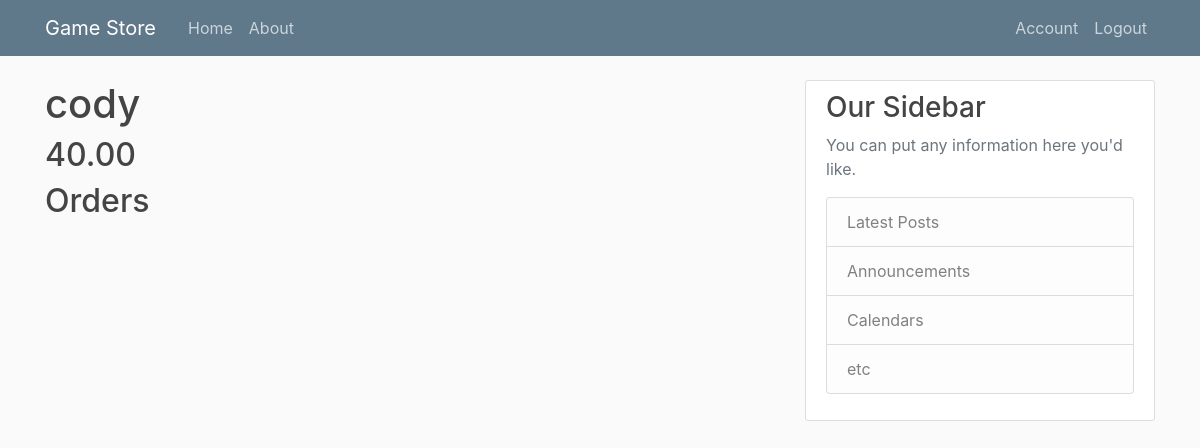
The app's page /account (signed in), older data.
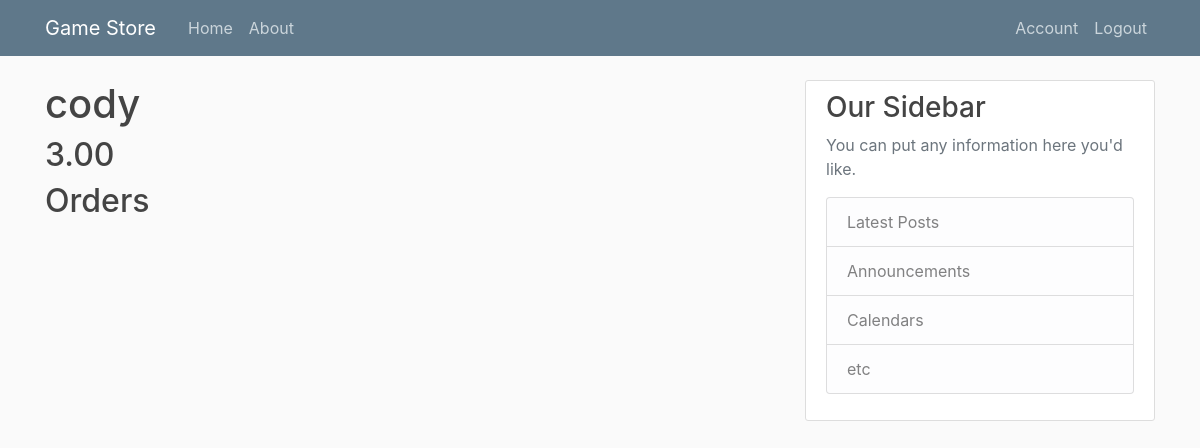
The same page, newer data.
### game_store/models.py (models this page shows, shortened)
class Customer(db.Model, UserMixin):
    id = db.Column(db.Integer, primary_key=True)
    username = db.Column(db.String(20), unique=True, nullable=False)
    email = db.Column(db.String(120), unique=True, nullable=False)
    password = db.Column(db.String(60), nullable=False)
    balance = db.Column(db.Numeric(4, 2))
    orders = db.relationship("Purchase", cascade="all, delete-orphan")
    returns = db.relationship("Return", cascade="all, delete-orphan")
    __table_args__ = (
        CheckConstraint(balance >= 0, name='check_bar_positive'),
        {})

### game_store/routes.py (the view)
@app.route("/account")
@login_required
def account():
    the_purchases = db.session.query(Purchase, Odetails).filter(Purchase.id == Odetails.purchase_id)
    orders = Purchase.query.all()
    return render_template('account.html', orders=orders
                           )

### game_store/models.py (called while the page is built)
@login_manager.user_loader
def load_user(user_id):
    return Customer.query.get(int(user_id))

### game_store/templates/account.html (shortened to what this page needs)
{% extends "layout.html" %}
{% block content %}
<h1>{{ current_user.username }}</h1>
<h2>{{ current_user.balance }}</h2>
<h2>Orders</h2>
{% endblock content %}

### game_store/templates/layout.html (shortened to what this page needs)
<!DOCTYPE html>
<html>
<head>
    <link rel="stylesheet" href="https://maxcdn.bootstrapcdn.com/bootstrap/4.0.0/css/bootstrap.min.css">
    <link rel="stylesheet" type="text/css" href="{{ url_for('static', filename='main.css') }}">
</head>
<body>
    <header class="site-header">
      <nav class="navbar navbar-expand-md navbar-dark bg-steel fixed-top">
        <div class="container">
          <a class="navbar-brand mr-4" href="/">Game Store</a>
          <div class="collapse navbar-collapse" id="navbarToggle">
            <div class="navbar-nav mr-auto">
              <a class="nav-item nav-link" href="{{ url_for('home') }}">Home</a>
              <a class="nav-item nav-link" href="{{ url_for('about') }}">About</a>
            </div>
            <div class="navbar-nav">
              {% if current_user.is_authenticated %}
                <a class="nav-item nav-link" href="{{ url_for('account') }}">Account</a>
                <a class="nav-item nav-link" href="{{ url_for('logout') }}">Logout</a>
              {% else %}
                <a class="nav-item nav-link" href="{{ url_for('login') }}">Login</a>
                <a class="nav-item nav-link" href="{{ url_for('register') }}">Register</a>
              {% endif %}
            </div>
          </div>
        </div>
      </nav>
    </header>
    <main role="main" class="container">
      <div class="row">
        <div class="col-md-8">
          {% block content %}{% endblock %}
        </div>
        <div class="col-md-4">
          <div class="content-section">
            <h3>Our Sidebar</h3>
            <p class='text-muted'>You can put any information here you'd like.
              <ul class="list-group">
                <li class="list-group-item list-group-item-light">Latest Posts</li>
                <li class="list-group-item list-group-item-light">Announcements</li>
                <li class="list-group-item list-group-item-light">Calendars</li>
                <li class="list-group-item list-group-item-light">etc</li>
              </ul>
            </p>
          </div>
        </div>
      </div>
    </main>
</body>
</html>

### game_store/static/main.css (style rules this page uses)
body { background: #fafafa; color: #333333; margin-top: 5rem; }
h1, h2, h3, h4, h5, h6 { color: #444444; }
.bg-steel { background-color: #5f788a; }
.site-header .navbar-nav .nav-link { color: #cbd5db; }
.content-section { background: #ffffff; padding: 10px 20px; border: 1px solid #dddddd; border-radius: 3px; margin-bottom: 20px; }

Row changes from the older to the newer data that the page shows:
changed Customer "cody": balance "40.00" → "3.00"
